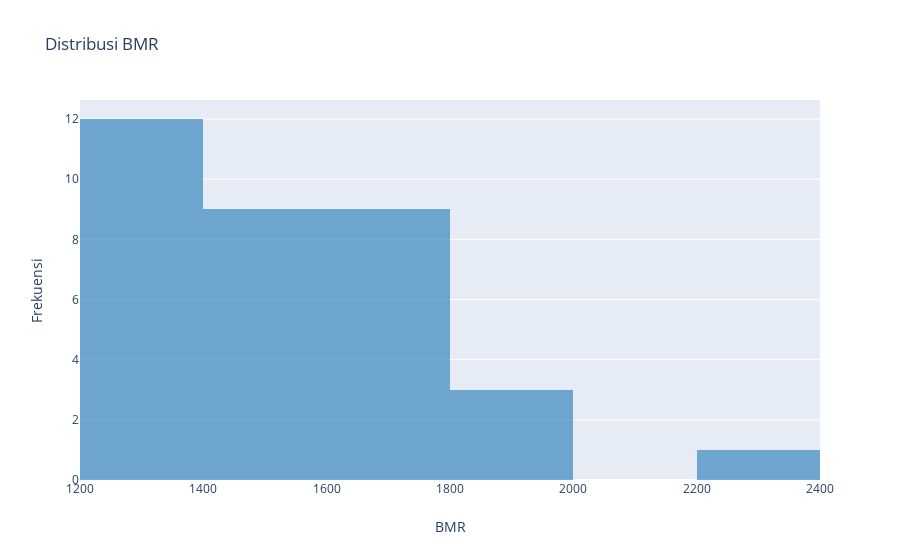

Here is the notebook cell this chart was saved with:
### Code cell
data = [go.Histogram(
    x = df['bmr'],
     marker = dict(color='#1f77b4', opacity=0.6)
)]

layout = go.Layout(title="Distribusi BMR",
                   xaxis=dict(title='BMR'),
                   yaxis=dict(title='Frekuensi'),
#                   margin=dict(l=0), 
#                   width=500, 
#                   height=400
                  )
fig = go.Figure(data=data, layout=layout)
iplot(fig, filename='dist-bmr')

### Figure 1 — Plotly figure (JSON) as saved in the notebook; plotly's stock layout.template omitted (floating-point values rounded to 4 significant figures)
{"data": [{"marker": {"color": "#1f77b4", "opacity": 0.6}, "type": "histogram", "x": [1776.0, 1392.0, 1668.0, 1896.0, 1403.0, 1395.0, 1345.0, 1301.0, 1996.0, 1762.0, 1688.0, 1531.0, 1636.0, 1739.0, 1550.0, 1256.0, 1212.0, 1656.0, 2281.0, 1302.0, 1519.0, 1346.0, 1493.0, 1340.0, 1237.0, 1477.0, 1796.0, 1402.0, 1263.0, 1542.0, 1489.0, 1668.0, 1280.0, 1849.0]}], "layout": {"title": {"text": "Distribusi BMR"}, "xaxis": {"title": {"text": "BMR"}}, "yaxis": {"title": {"text": "Frekuensi"}}}}
